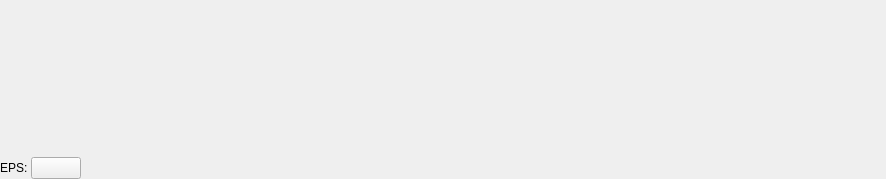
<?xml version="1.0" encoding="UTF-8"?>
<ui version="4.0">
 <class>Form</class>
 <widget class="QWidget" name="Form">
  <property name="geometry">
   <rect>
    <x>0</x>
    <y>0</y>
    <width>886</width>
    <height>179</height>
   </rect>
  </property>
  <property name="sizePolicy">
   <sizepolicy hsizetype="Preferred" vsizetype="Preferred">
    <horstretch>0</horstretch>
    <verstretch>0</verstretch>
   </sizepolicy>
  </property>
  <property name="minimumSize">
   <size>
    <width>0</width>
    <height>0</height>
   </size>
  </property>
  <property name="windowTitle">
   <string>Form</string>
  </property>
  <property name="styleSheet">
   <string notr="true"/>
  </property>
  <layout class="QVBoxLayout" name="verticalLayout">
   <property name="spacing">
    <number>3</number>
   </property>
   <property name="leftMargin">
    <number>0</number>
   </property>
   <property name="topMargin">
    <number>0</number>
   </property>
   <property name="rightMargin">
    <number>0</number>
   </property>
   <property name="bottomMargin">
    <number>0</number>
   </property>
   <item>
    <widget class="TyphosPositionerRowWidget" name="TyphosPositionerWidget">
     <property name="toolTip">
      <string/>
     </property>
     <property name="readback_attribute" stdset="0">
      <string>user_readback</string>
     </property>
     <property name="setpoint_attribute" stdset="0">
      <string>user_setpoint</string>
     </property>
     <property name="low_limit_switch_attribute" stdset="0">
      <string>low_limit_switch</string>
     </property>
     <property name="high_limit_switch_attribute" stdset="0">
      <string>high_limit_switch</string>
     </property>
     <property name="low_limit_travel_attribute" stdset="0">
      <string>low_limit_travel</string>
     </property>
     <property name="high_limit_travel_attribute" stdset="0">
      <string>high_limit_travel</string>
     </property>
     <property name="velocity_attribute" stdset="0">
      <string>velocity</string>
     </property>
     <property name="acceleration_attribute" stdset="0">
      <string>acceleration</string>
     </property>
     <property name="error_message_attribute" stdset="0">
      <string>plc.status</string>
     </property>
     <property name="show_expert_button" stdset="0">
      <bool>true</bool>
     </property>
     <property name="alarmKindLevel" stdset="0">
      <enum>TyphosPositionerWidget::HINTED</enum>
     </property>
    </widget>
   </item>
   <item>
    <layout class="QHBoxLayout" name="horizontalLayout">
     <item>
      <widget class="QLabel" name="label">
       <property name="text">
        <string>EPS:</string>
       </property>
      </widget>
     </item>
     <item>
      <widget class="PyDMShellCommand" name="PyDMShellCommand">
       <property name="sizePolicy">
        <sizepolicy hsizetype="Fixed" vsizetype="Fixed">
         <horstretch>0</horstretch>
         <verstretch>0</verstretch>
        </sizepolicy>
       </property>
       <property name="minimumSize">
        <size>
         <width>50</width>
         <height>0</height>
        </size>
       </property>
       <property name="toolTip">
        <string/>
       </property>
       <property name="alarmSensitiveContent" stdset="0">
        <bool>false</bool>
       </property>
       <property name="alarmSensitiveBorder" stdset="0">
        <bool>true</bool>
       </property>
       <property name="PyDMToolTip" stdset="0">
        <string/>
       </property>
       <property name="channel" stdset="0">
        <string/>
       </property>
       <property name="PyDMIcon" stdset="0">
        <string/>
       </property>
       <property name="showConfirmDialog" stdset="0">
        <bool>false</bool>
       </property>
       <property name="runCommandsInFullShell" stdset="0">
        <bool>false</bool>
       </property>
       <property name="confirmMessage" stdset="0">
        <string>Are you sure you want to proceed?</string>
       </property>
       <property name="environmentVariables" stdset="0">
        <string/>
       </property>
       <property name="showIcon" stdset="0">
        <bool>true</bool>
       </property>
       <property name="redirectCommandOutput" stdset="0">
        <bool>false</bool>
       </property>
       <property name="allowMultipleExecutions" stdset="0">
        <bool>false</bool>
       </property>
       <property name="titles" stdset="0">
        <stringlist/>
       </property>
       <property name="commands" stdset="0">
        <stringlist>
         <string>pydm --hide-nav-bar --hide-menu-bar --hide-status-bar /cds/group/pcds/epics-dev/screens/pydm/eps_screens/${beamline}/${name}.ui</string>
        </stringlist>
       </property>
       <property name="passwordProtected" stdset="0">
        <bool>false</bool>
       </property>
       <property name="password" stdset="0">
        <string/>
       </property>
       <property name="protectedPassword" stdset="0">
        <string/>
       </property>
      </widget>
     </item>
     <item>
      <spacer name="horizontalSpacer">
       <property name="orientation">
        <enum>Qt::Horizontal</enum>
       </property>
       <property name="sizeHint" stdset="0">
        <size>
         <width>40</width>
         <height>20</height>
        </size>
       </property>
      </spacer>
     </item>
    </layout>
   </item>
  </layout>
 </widget>
 <customwidgets>
  <customwidget>
   <class>PyDMShellCommand</class>
   <extends>QPushButton</extends>
   <header>pydm.widgets.shell_command</header>
  </customwidget>
  <customwidget>
   <class>TyphosPositionerRowWidget</class>
   <extends>TyphosPositionerWidget</extends>
   <header>typhos.positioner</header>
  </customwidget>
  <customwidget>
   <class>TyphosPositionerWidget</class>
   <extends>QWidget</extends>
   <header>typhos.positioner</header>
  </customwidget>
 </customwidgets>
 <resources/>
 <connections/>
</ui>
